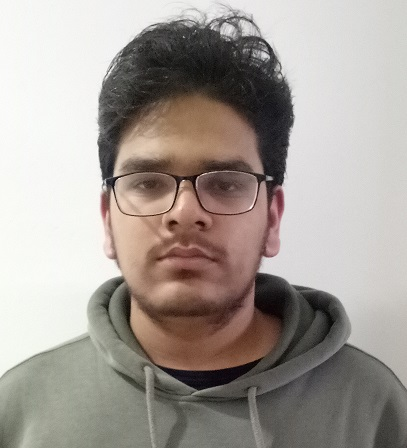
#> input picture photo.jpg, 407 x 448 px, found by its file name
$ python img.py
#> lines starting #> are read from the running program, lines starting #| are printed output that depends on the picture; after the words box and inside, x2 and y2 are one past the last pixel; in counts of white or black regions, pixels touching at a corner belong together
import cv2
import numpy as np
img = cv2.imread("C:/Users/DELL/OneDrive/Desktop/photo.jpg")
#> img is the input picture: shape (448, 407, 3); mean B, G, R 151.6, 157.6, 165.3

grey = cv2.cvtColor(img, cv2.COLOR_BGR2GRAY)
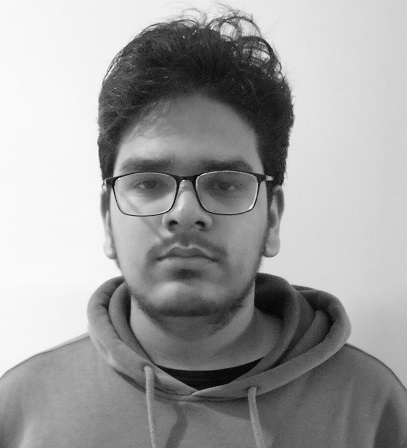
#> grey: shape (448, 407); min 2, max 254, mean 159.3
grey = cv2.medianBlur(grey, 5)
edges = cv2.adaptiveThreshold(grey, 255, cv2.ADAPTIVE_THRESH_MEAN_C, cv2.THRESH_BINARY, 9, 9)
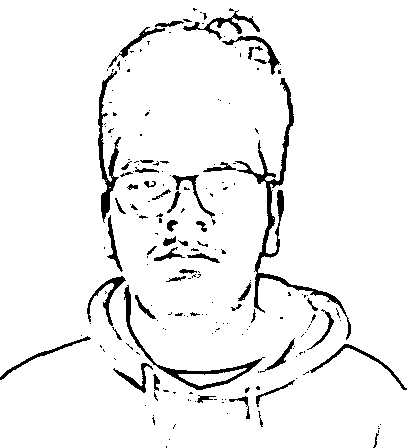
#> edges: shape (448, 407); 94.4% white; 197 black regions (145 under 20 px), largest, box (x1, y1, x2, y2) and area: (235, 78, 351, 340) 2146, (124, 285, 265, 390) 1057, (98, 71, 121, 223) 942

#CARTOONISE
color = cv2.bilateralFilter(img, 9, 250, 250)
cartoon = cv2.bitwise_and(color, color, mask = edges)
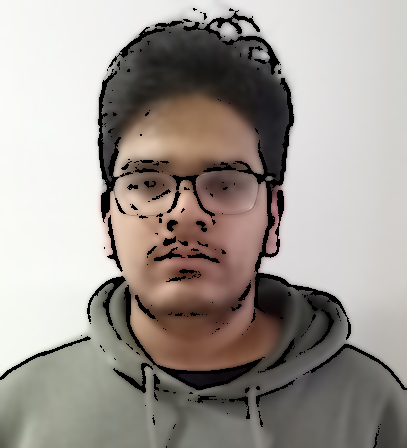
#> cartoon: shape (448, 407, 3); mean B, G, R 146.9, 152.7, 159.7

cv2.imshow("Image", img)
cv2.imshow("edges", edges)
cv2.imshow("Cartoon", cartoon)

#save
cv2.imwrite("cartoon.jpg", cartoon)
#> (the run stopped early here; a loop or call above may not have finished)
